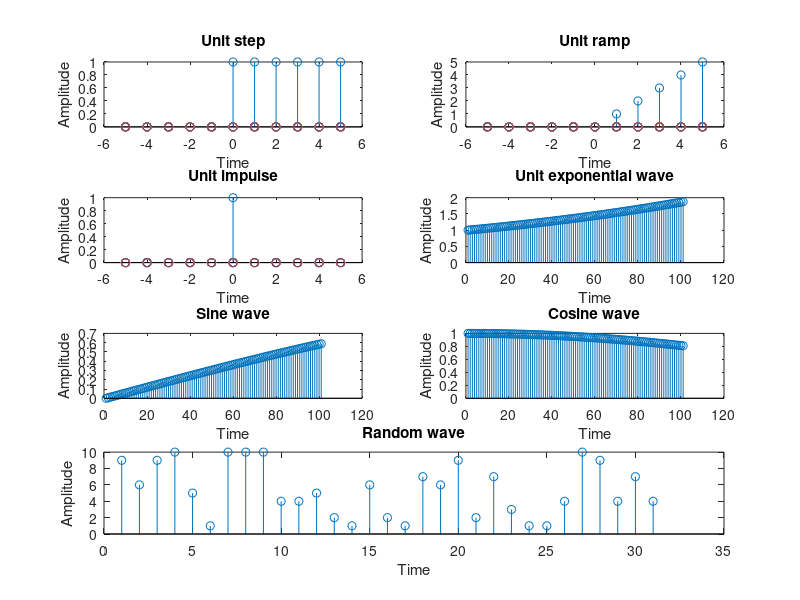

MATLAB code to generate this figure:
%%unit step
clc;clear;
% when n is negative y is zero else one
n=input("Enter the interval: ");
n=-n:n;
y=zeros(length(n));
a=1;
for i=n
    if i<0
        y(a)=0;
    else
        y(a)=1;
    end
    a=a+1;
end
subplot(4,2,1);
stem(n,y);
title("Unit step");
xlabel("Time");
ylabel("Amplitude")

%% unit ramp
% when n is negative y is zero else y is n
n=input("Enter the interval: ");
n=-n:n;
a=1;
y=zeros(length(n));
for i=n
    if i<0
        y(a)=0;
    else
        y(a)=i;
    end
    a=a+1;
end
subplot(4,2,2);
stem(n,y);
title("Unit ramp");
xlabel("Time");
ylabel("Amplitude")

%% Unit impulse
% y=1 only when n=0
n=input("Enter the interval: ");
n=-n:n;
y=zeros(length(n));
a=1;
for i=n
    if i==0
        y(a)=1;
    end
    a=a+1;
end
subplot(4,2,3);
stem(n,y);
title("Unit impulse");
xlabel("Time");
ylabel("Amplitude")

%% exponential 

f=input("Enter the frequency: "); %have freq as 100 - perfect
a=1; %unit amplitude
fs=5000;
ts=(1/fs);
ts = ts*(0:100);
y=a*exp(2*pi*f*ts);
subplot(4,2,4);
stem(y);
title("Unit exponential wave");
xlabel("Time");
ylabel("Amplitude")

%% sine wave
% make sample at a frequency of fs
f=input("Enter the frequency: "); %have freq as 50 - perfect
a=1; %unit amplitude
fs=5000;
ts=(1/fs);
ts = ts*(0:100);
y=a*sin(2*pi*f*ts);
subplot(4,2,5);
stem(y)
title("Sine wave");
xlabel("Time");
ylabel("Amplitude")

%% cosine wave

f=input("Enter the frequency: "); %have freq as 50 - perfect
a=1; %unit amplitude
fs=5000;
ts=(1/fs);
ts = ts*(0:100);
y=a*cos(2*pi*f*ts);
subplot(4,2,6);
stem(y);
title("Cosine wave");
xlabel("Time");
ylabel("Amplitude")

%% random function

a=1; %unit amplitude
fs=5000;
ts=(1/fs);
ts = ts*(0:30);
y=randi(10,1,length(ts));
subplot(4,2,[7,8]);
stem(y);
title("Random wave");
xlabel("Time");
ylabel("Amplitude")
clc;clear;